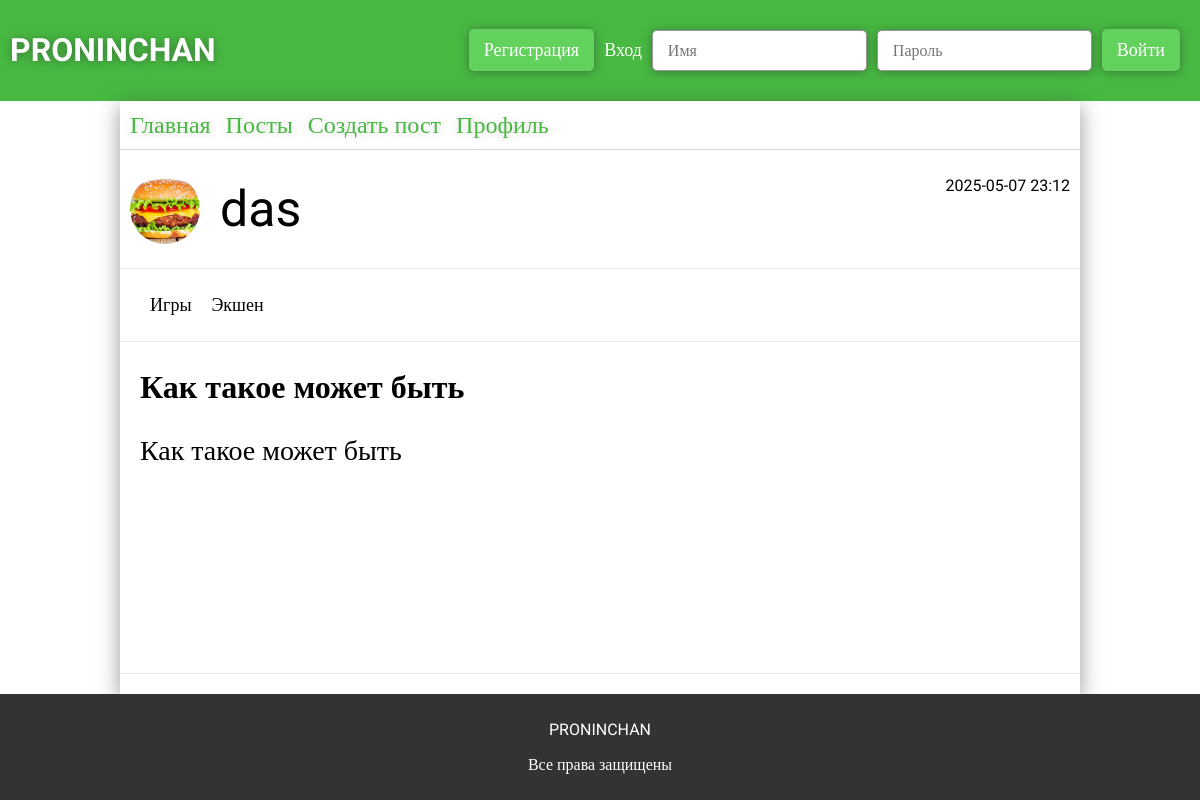
Page /post/3 on the earlier database version.
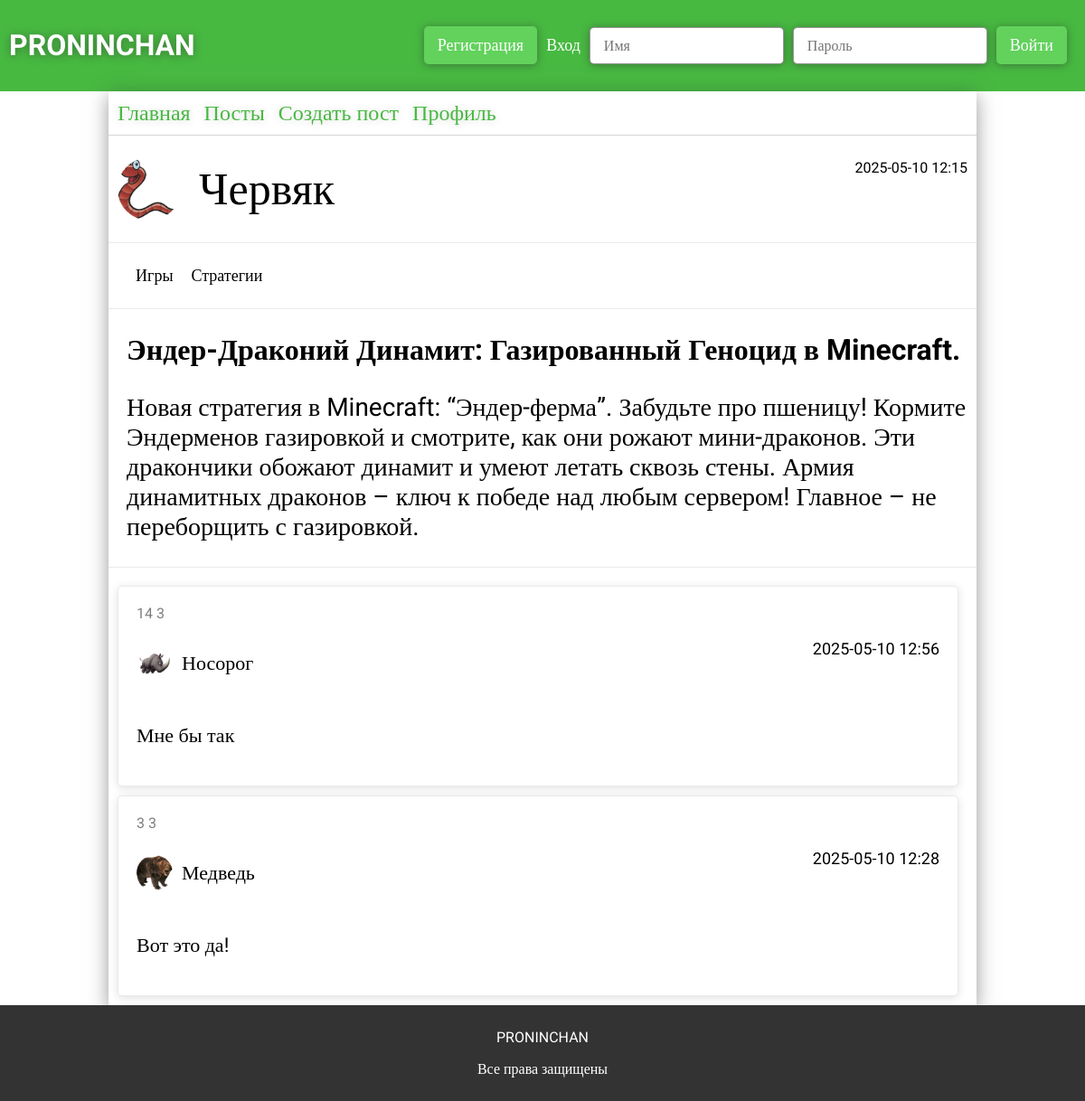
Same page on the later database version.
### app.py (models this page shows)
class Users(db.Model):
    __tablename__ = 'users'
    id = db.Column(db.Integer, primary_key=True)
    username = db.Column(db.String(32), unique=True, nullable=False)
    photo = db.Column(db.String(124))
    email = db.Column(db.String(64), unique=True, nullable=False)
    password = db.Column(db.String(30), nullable=False)
    access = db.Column(db.String(64), nullable=False, default='user')
    all_posts = db.relationship("ForumPosts", backref="user_author", cascade="all, delete-orphan")
    all_comments = db.relationship("ForumComments", backref="user_author")

class ForumPosts(db.Model):
    __tablename__ = 'forum_posts'
    id = db.Column(db.Integer, primary_key=True)
    user_id = db.Column(db.Integer, db.ForeignKey('users.id'), nullable=False)
    theme = db.Column(db.String(124), nullable=False)
    text = db.Column(db.Text, nullable=False)
    section_id = db.Column(db.Integer, db.ForeignKey('forum_sections.id'), nullable=False)
    category_id = db.Column(db.Integer, db.ForeignKey('forum_categories.id'), nullable=False)
    created_at = db.Column(db.DateTime, default=datetime.now)
    user = db.relationship("Users", backref="posts")
    sections = db.relationship("ForumSections")
    categories = db.relationship("ForumCategory")
    all_comments = db.relationship("ForumComments", backref="forum_post", cascade="all, delete-orphan")

class ForumCategory(db.Model):
    __tablename__ = 'forum_categories'
    id = db.Column(db.Integer, primary_key=True)
    category = db.Column(db.String(32), unique=True, nullable=False)
    section_id = db.Column(db.Integer, db.ForeignKey('forum_sections.id'), nullable=False)
    posts = db.relationship('ForumPosts', backref='category', lazy=True, cascade="all, delete-orphan")

class ForumComments(db.Model):
    __tablename__ = 'forum_comments'
    id = db.Column(db.Integer, primary_key=True)
    user_id = db.Column(db.Integer, db.ForeignKey('users.id'), nullable=False)
    text = db.Column(db.Text, nullable=False)
    created_at = db.Column(db.DateTime, default=datetime.now)
    post_id = db.Column(db.Integer, db.ForeignKey('forum_posts.id'), nullable=False)
    user = db.relationship("Users", backref="comments")
    post = db.relationship('ForumPosts', backref='comments')

### app.py (the view)
@app.route('/post/<int:post>', methods=['GET','POST'])
def post(post):
    comments = ForumComments.query.filter_by(post_id=post).order_by(ForumComments.created_at.desc()).all()
    sections = ForumSections.query.all()
    category = ForumCategory.query.all()
    posts = ForumPosts.query.all()
    post = ForumPosts.query.get_or_404(post)
    if 'user' in session:
        try:
            access = (Users.query.filter_by(id=session['user']).first()).access
        except:
            return redirect(url_for('logout'))
        return render_template('post.html', post=post, posts=posts, category=category, sections=sections, comments=comments, access=access)
    else:
        return render_template('post.html', post=post, posts=posts, category=category, sections=sections, comments=comments)

### templates/post.html (shortened to what this page needs)
{% extends 'main.html' %}
{% block main %}
<link rel="stylesheet" href="{{url_for('static', filename='css/post.css')}}">
    <div class="post-created">
        <div>
            <img src="{{ url_for('static', filename=post.user.photo) if post.user.photo else url_for('static', filename='img/person.svg') }}" alt="">
            <p>{{post.user.username}}</p>
        </div>
        <p>{{post.created_at.strftime('%Y-%m-%d %H:%M')}}</p>
    </div>
    <div class="post-main">
        <div>
            <p>{{post.sections.section}}</p>
            <p>{{post.categories.category}}</p>
        </div>
        <h2>{{post.theme}}</h2>
        <p>{{post.text}}</p>
    </div>
    <div class="post-comments">
        <div class="comments">
            {% for comment in comments %}
            <div class="comments-comment" id="comment-{{comment.id}}">
                <p class="comment-id">{{comment.id}} {{comment.post_id}}</p>
                <div class="comments-comment-title">
                    <div>
                        <img src="{{ url_for('static', filename=comment.user.photo) if comment.user.photo else url_for('static', filename='img/person.svg') }}" alt="">
                        <p class="user-{{comment.user_id}}">{{comment.user.username}}{% if access == 'admin' %}<button class="ban-button" value="{{comment.user_id}}" data-user="{{comment.user.username}}">забанить</button>{% endif %}</p>
                    </div>
                    <p class="comment-created">{{comment.created_at.strftime('%Y-%m-%d %H:%M')}}</p>
                </div>
                <p class="comment-text" data-text="{{comment.text}}">{{comment.text}}</p>
            </div>
            {% endfor %}
        </div>
    </div>
{% endblock %}

Differences in the rows shown:
no longer on this page (row unchanged): Users: photo (picture), user.username "das"
no longer on this page (row unchanged): ForumCategory: categories.category "Экшен"
now on this page (row edited): Users: photo (picture), user.username "Червяк"
changed ForumPosts: created_at "2025-05-07 23:12" → "2025-05-10 12:15"; theme "Как такое может быть" → "Эндер-Драконий Динамит: Газированный Геноцид в Minecraft."; text "Как такое может быть" → "Новая стратегия в Minecraft: “Эндер-ферма”. Забудьте про пшеницу! Кормите Эндерменов газировкой и смотрите, как они рожают мини-драконов. Эти дракончики обожают динамит и умеют летать сквозь стены. Армия динамитных драконов – ключ к победе над любым сервером! Главное – не переборщить с газировкой."
now on this page (row unchanged): ForumCategory: categories.category "Стратегии"
added ForumComments: id "14", post_id "3", photo (picture), user.username "Носорог", created_at "2025-05-10 12:56", text "Мне бы так"
added ForumComments: id "3", post_id "3", photo (picture), user.username "Медведь", created_at "2025-05-10 12:28", text "Вот это да!"
